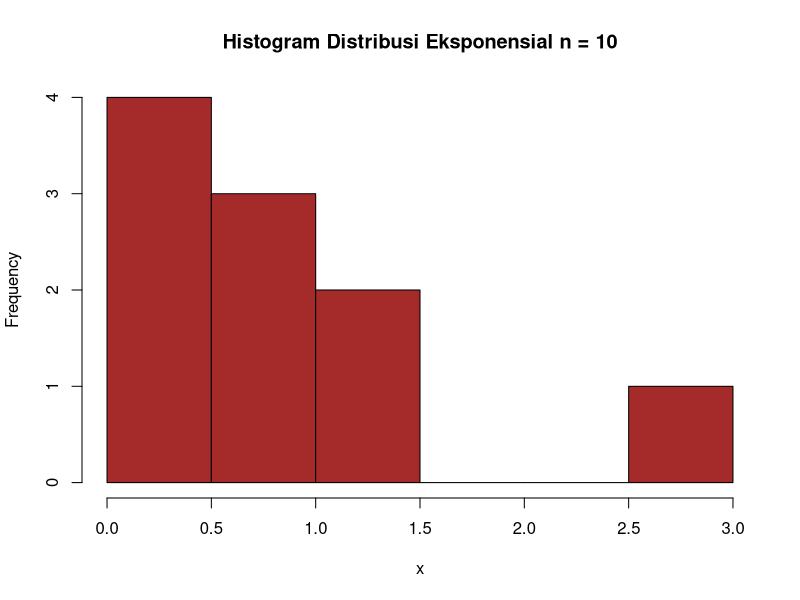
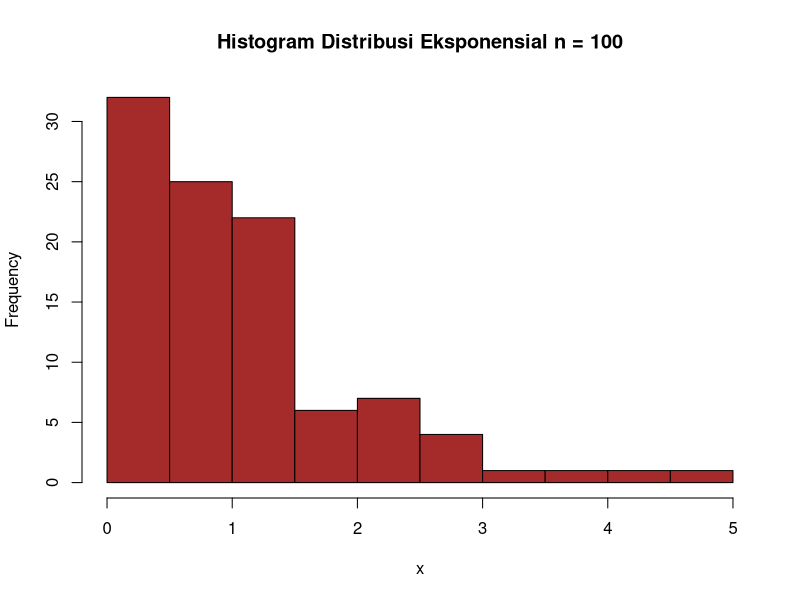
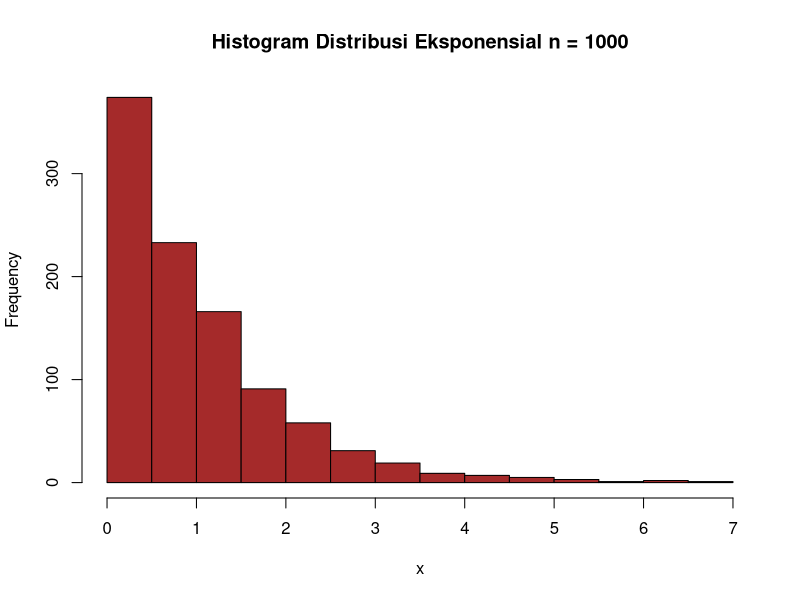
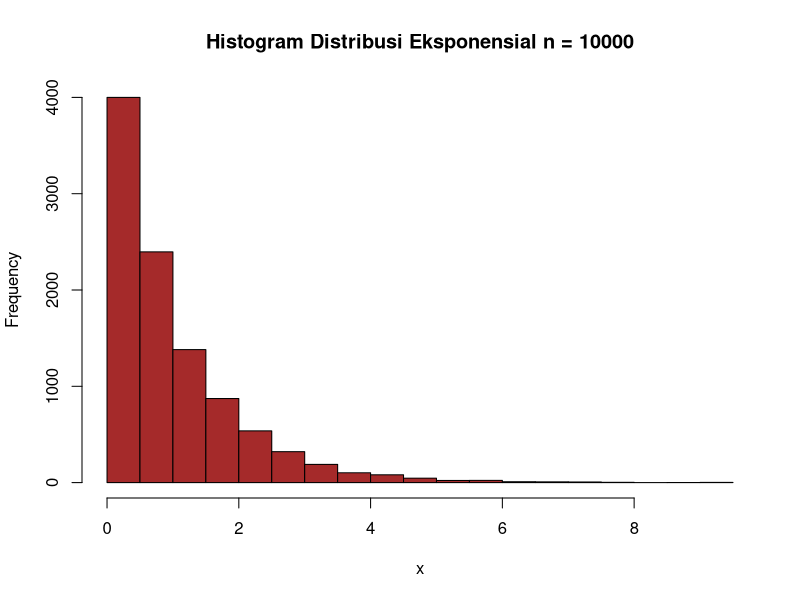

Here is the R script that generated these plots, in order:
#no 5.a
lamda = 3
P <- dexp(lamda)
P

#no 5.b
set.seed(1)
n1 = 10
s1 <- rexp(n1)
hist(s1, main = "Histogram Distribusi Eksponensial n = 10",
     xlab = "x",
     col = "brown")

n2 = 100
s2 <- rexp(n2)
hist(s2, main = "Histogram Distribusi Eksponensial n = 100",
     xlab = "x",
     col = "brown")

n3 = 1000
s3 <- rexp(n3)
hist(s3, main = "Histogram Distribusi Eksponensial n = 1000",
     xlab = "x",
     col = "brown")

n4 = 10000
s4 <- rexp(n4)
hist(s4, main = "Histogram Distribusi Eksponensial n = 10000",
     xlab = "x",
     col = "brown")


#no 5.c
lamda = 3
n = 100
# miu = 1/lamda
miu = 1/lamda
miu
# taw^2 = 1/lamda^2
variance = 1/(lamda^2)
variance
